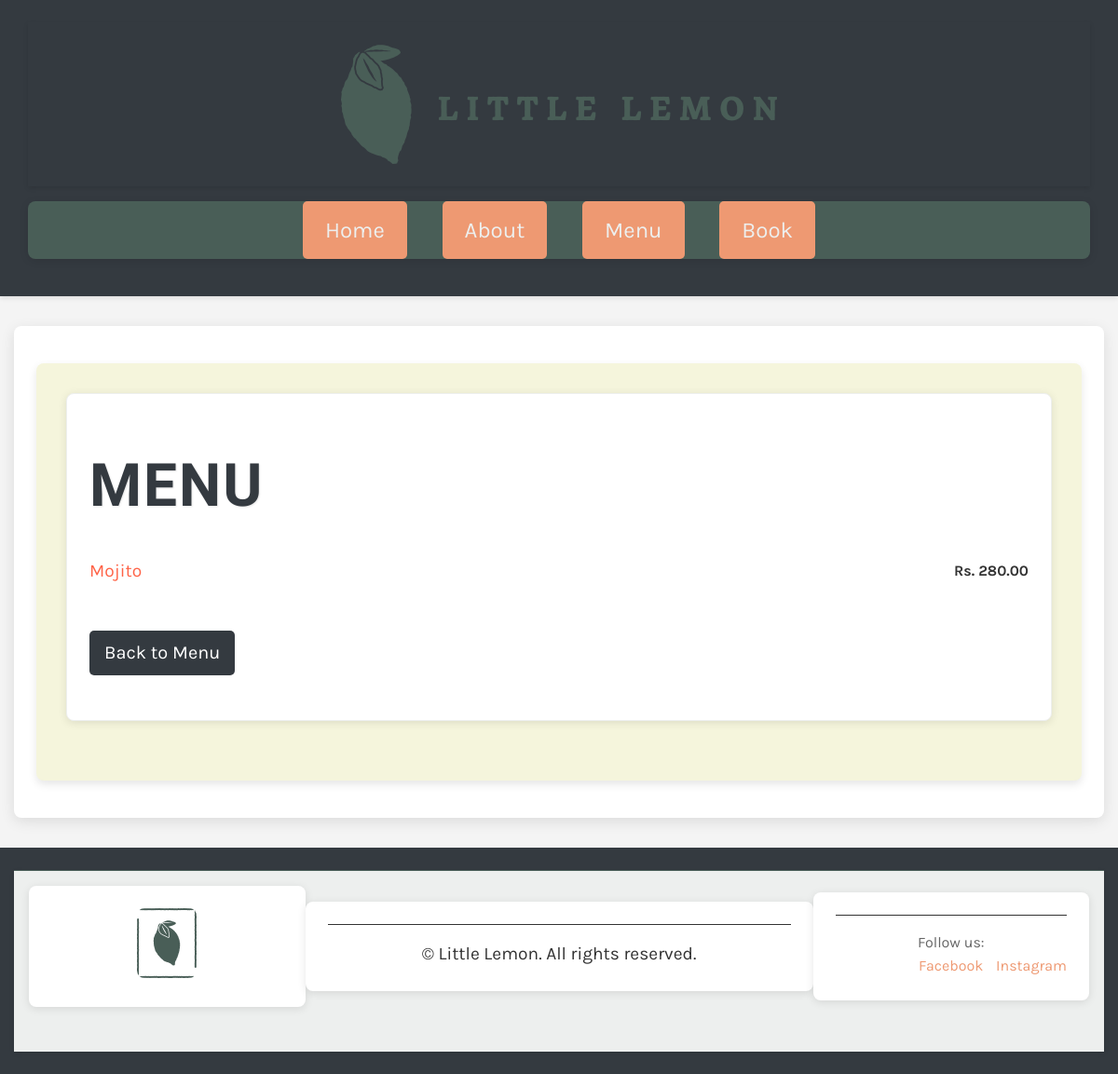
The app's page /menu/category/Beverages/, older data.
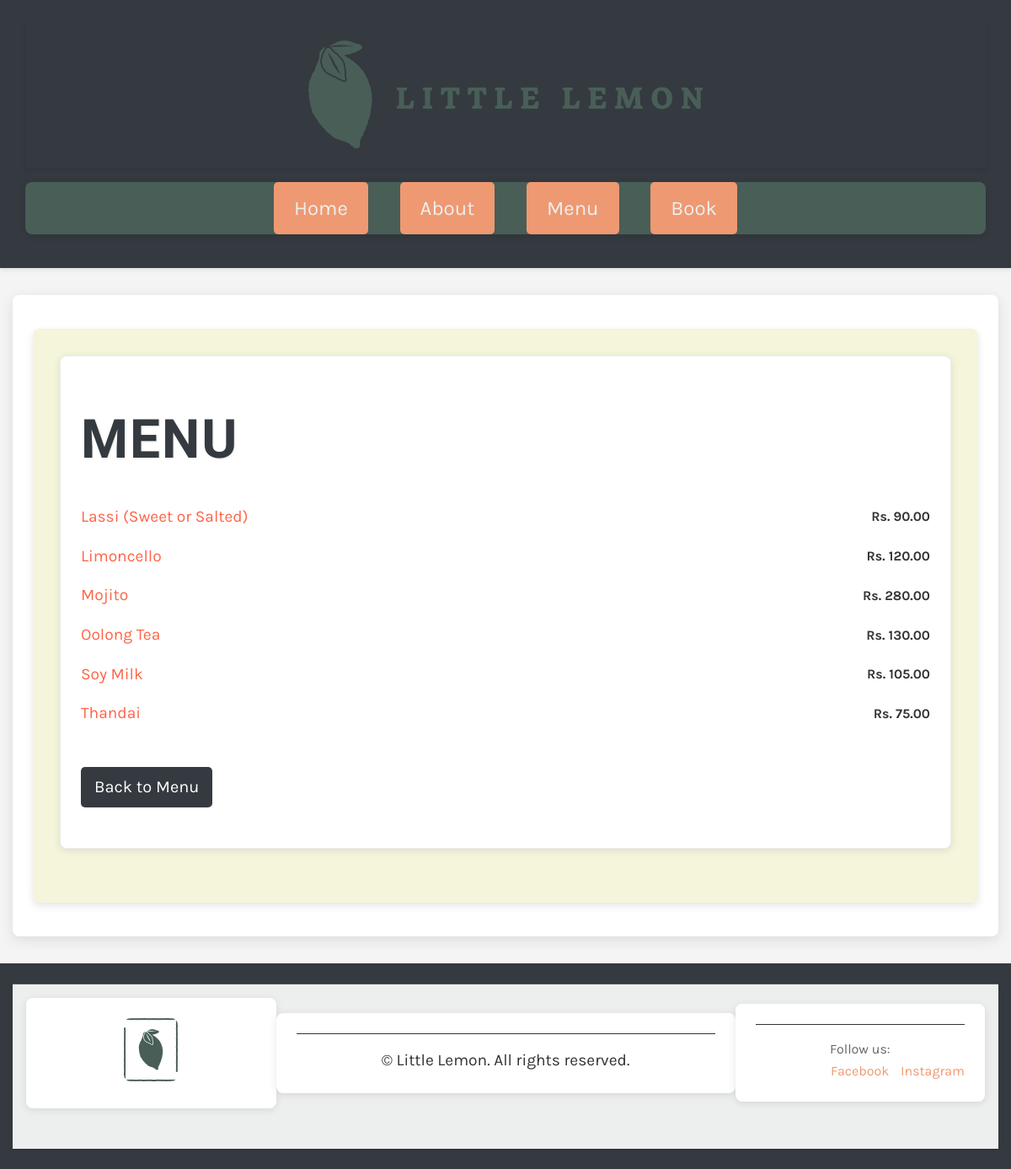
The same page, newer data.
### restaurant/models.py (models this page shows, shortened)
class Menu(models.Model):
    name = models.CharField(max_length=200)
    price = models.IntegerField()
    description = models.TextField(max_length=1000, blank=True)
    category = models.CharField(
        max_length=20,
        choices=CATEGORY_CHOICES,
        default='entrees'
    )
    status = models.IntegerField(
        choices=STATUS_CHOICES,
        default=1
    )
    order = models.PositiveIntegerField(default=0)
    class Meta:
        ordering = ['category', 'order', 'name']

### restaurant/views.py (the view)
# urls.py: path('menu/category/<str:category_name>/', category_menu, name='category_menu'),
def category_menu(request, category_name):
    menu_items = Menu.objects.filter(category=category_name)
    if not menu_items:
        messages.info(request, "No items found in this category.")
    context = {'menu_items': menu_items, 'category_name': category_name}
    return render(request, "category_menu.html", context)

### restaurant/templates/category_menu.html (shortened to what this page needs)
{% extends 'base.html' %}
{% load static %}
{% block content %}
<section class="menu-category">
    <article>
        <h1 class="heading_shadow">Menu</h1>
        {% if menu_items %}
            <ul class="menu-list">
                {% for item in menu_items %}
                    <li class="menu-item {% if item.status == 0 %}strikethrough{% endif %}">
                        <a href="{% url 'display_menu_items' item.pk %}" class="menu-link">{{ item.name }}</a>
                        <span class="menu-price">Rs. {{ item.price }}.00</span>
                    </li>
                {% endfor %}
            </ul>
        {% else %}
            <p class="empty-category">No items available in this category.</p>
        {% endif %}
        <p>
            <a href="{% url 'menu' %}" class="cta back-to-menu">Back to Menu</a>
        </p>
    </article>
</section>
{% endblock %}

Row changes from the older to the newer data that the page shows:
added Menu: name "Lassi (Sweet or Salted)", price "90"
added Menu: name "Limoncello", price "120"
added Menu: name "Oolong Tea", price "130"
added Menu: name "Soy Milk", price "105"
added Menu: name "Thandai", price "75"
